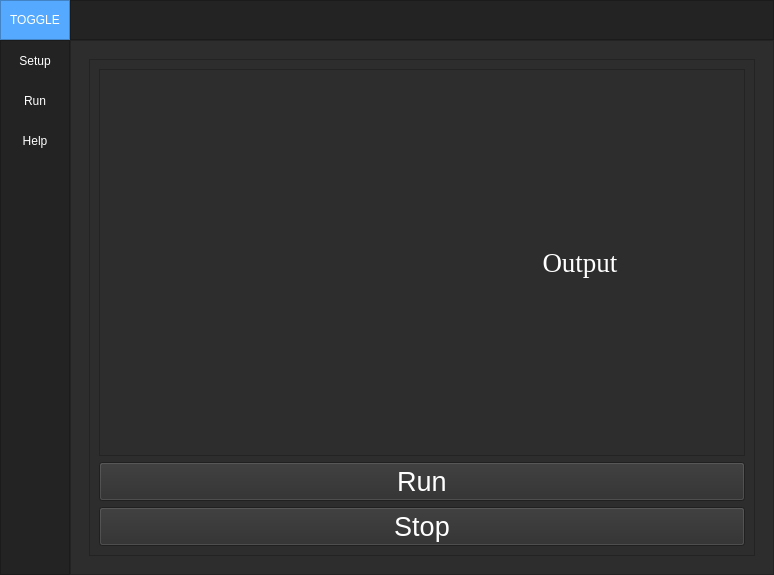
<?xml version="1.0" encoding="UTF-8"?>
<ui version="4.0">
 <class>MainWindow</class>
 <widget class="QMainWindow" name="MainWindow">
  <property name="geometry">
   <rect>
    <x>0</x>
    <y>0</y>
    <width>774</width>
    <height>575</height>
   </rect>
  </property>
  <property name="sizePolicy">
   <sizepolicy hsizetype="Preferred" vsizetype="Preferred">
    <horstretch>0</horstretch>
    <verstretch>0</verstretch>
   </sizepolicy>
  </property>
  <property name="windowTitle">
   <string>The Lazy Trader</string>
  </property>
  <property name="styleSheet">
   <string notr="true">background-color: rgb(45, 45, 45);</string>
  </property>
  <widget class="QWidget" name="centralwidget">
   <layout class="QVBoxLayout" name="verticalLayout">
    <property name="spacing">
     <number>0</number>
    </property>
    <property name="leftMargin">
     <number>0</number>
    </property>
    <property name="topMargin">
     <number>0</number>
    </property>
    <property name="rightMargin">
     <number>0</number>
    </property>
    <property name="bottomMargin">
     <number>0</number>
    </property>
    <item>
     <widget class="QFrame" name="Top_Bar">
      <property name="maximumSize">
       <size>
        <width>16777215</width>
        <height>40</height>
       </size>
      </property>
      <property name="styleSheet">
       <string notr="true">background-color: rgb(35, 35, 35);</string>
      </property>
      <property name="frameShape">
       <enum>QFrame::NoFrame</enum>
      </property>
      <property name="frameShadow">
       <enum>QFrame::Raised</enum>
      </property>
      <layout class="QHBoxLayout" name="horizontalLayout">
       <property name="spacing">
        <number>0</number>
       </property>
       <property name="leftMargin">
        <number>0</number>
       </property>
       <property name="topMargin">
        <number>0</number>
       </property>
       <property name="rightMargin">
        <number>0</number>
       </property>
       <property name="bottomMargin">
        <number>0</number>
       </property>
       <item>
        <widget class="QFrame" name="frame_toggle">
         <property name="maximumSize">
          <size>
           <width>70</width>
           <height>40</height>
          </size>
         </property>
         <property name="styleSheet">
          <string notr="true">background-color: rgb(85, 170, 255);</string>
         </property>
         <property name="frameShape">
          <enum>QFrame::StyledPanel</enum>
         </property>
         <property name="frameShadow">
          <enum>QFrame::Raised</enum>
         </property>
         <layout class="QVBoxLayout" name="verticalLayout_2">
          <property name="spacing">
           <number>0</number>
          </property>
          <property name="leftMargin">
           <number>0</number>
          </property>
          <property name="topMargin">
           <number>0</number>
          </property>
          <property name="rightMargin">
           <number>0</number>
          </property>
          <property name="bottomMargin">
           <number>0</number>
          </property>
          <item>
           <widget class="QPushButton" name="Btn_Toggle">
            <property name="sizePolicy">
             <sizepolicy hsizetype="Expanding" vsizetype="Expanding">
              <horstretch>0</horstretch>
              <verstretch>0</verstretch>
             </sizepolicy>
            </property>
            <property name="styleSheet">
             <string notr="true">color: rgb(255, 255, 255);
border: 0px solid;</string>
            </property>
            <property name="text">
             <string>TOGGLE</string>
            </property>
           </widget>
          </item>
         </layout>
        </widget>
       </item>
       <item>
        <widget class="QFrame" name="frame_top">
         <property name="frameShape">
          <enum>QFrame::StyledPanel</enum>
         </property>
         <property name="frameShadow">
          <enum>QFrame::Raised</enum>
         </property>
        </widget>
       </item>
      </layout>
     </widget>
    </item>
    <item>
     <widget class="QFrame" name="Content">
      <property name="frameShape">
       <enum>QFrame::NoFrame</enum>
      </property>
      <property name="frameShadow">
       <enum>QFrame::Raised</enum>
      </property>
      <layout class="QHBoxLayout" name="horizontalLayout_2">
       <property name="spacing">
        <number>0</number>
       </property>
       <property name="leftMargin">
        <number>0</number>
       </property>
       <property name="topMargin">
        <number>0</number>
       </property>
       <property name="rightMargin">
        <number>0</number>
       </property>
       <property name="bottomMargin">
        <number>0</number>
       </property>
       <item>
        <widget class="QFrame" name="frame_left_menu">
         <property name="minimumSize">
          <size>
           <width>70</width>
           <height>0</height>
          </size>
         </property>
         <property name="maximumSize">
          <size>
           <width>70</width>
           <height>16777215</height>
          </size>
         </property>
         <property name="styleSheet">
          <string notr="true">background-color: rgb(35, 35, 35);</string>
         </property>
         <property name="frameShape">
          <enum>QFrame::StyledPanel</enum>
         </property>
         <property name="frameShadow">
          <enum>QFrame::Raised</enum>
         </property>
         <layout class="QVBoxLayout" name="verticalLayout_3">
          <property name="leftMargin">
           <number>0</number>
          </property>
          <property name="topMargin">
           <number>0</number>
          </property>
          <property name="rightMargin">
           <number>0</number>
          </property>
          <property name="bottomMargin">
           <number>0</number>
          </property>
          <item alignment="Qt::AlignTop">
           <widget class="QFrame" name="frame_top_menus">
            <property name="frameShape">
             <enum>QFrame::NoFrame</enum>
            </property>
            <property name="frameShadow">
             <enum>QFrame::Raised</enum>
            </property>
            <layout class="QVBoxLayout" name="verticalLayout_4">
             <property name="spacing">
              <number>0</number>
             </property>
             <property name="leftMargin">
              <number>0</number>
             </property>
             <property name="topMargin">
              <number>0</number>
             </property>
             <property name="rightMargin">
              <number>0</number>
             </property>
             <property name="bottomMargin">
              <number>0</number>
             </property>
             <item>
              <widget class="QPushButton" name="btn_page_1">
               <property name="minimumSize">
                <size>
                 <width>0</width>
                 <height>40</height>
                </size>
               </property>
               <property name="styleSheet">
                <string notr="true">QPushButton {
	color: rgb(255, 255, 255);
	background-color: rgb(35, 35, 35);
	border: 0px solid;
}
QPushButton:hover {
	background-color: rgb(85, 170, 255);
}</string>
               </property>
               <property name="text">
                <string>Setup</string>
               </property>
              </widget>
             </item>
             <item>
              <widget class="QPushButton" name="btn_page_2">
               <property name="minimumSize">
                <size>
                 <width>0</width>
                 <height>40</height>
                </size>
               </property>
               <property name="styleSheet">
                <string notr="true">QPushButton {
	color: rgb(255, 255, 255);
	background-color: rgb(35, 35, 35);
	border: 0px solid;
}
QPushButton:hover {
	background-color: rgb(85, 170, 255);
}</string>
               </property>
               <property name="text">
                <string>Run</string>
               </property>
              </widget>
             </item>
             <item>
              <widget class="QPushButton" name="btn_page_3">
               <property name="minimumSize">
                <size>
                 <width>0</width>
                 <height>40</height>
                </size>
               </property>
               <property name="styleSheet">
                <string notr="true">QPushButton {
	color: rgb(255, 255, 255);
	background-color: rgb(35, 35, 35);
	border: 0px solid;
}
QPushButton:hover {
	background-color: rgb(85, 170, 255);
}</string>
               </property>
               <property name="text">
                <string>Help</string>
               </property>
              </widget>
             </item>
            </layout>
           </widget>
          </item>
         </layout>
        </widget>
       </item>
       <item>
        <widget class="QFrame" name="frame_pages">
         <property name="frameShape">
          <enum>QFrame::StyledPanel</enum>
         </property>
         <property name="frameShadow">
          <enum>QFrame::Raised</enum>
         </property>
         <layout class="QVBoxLayout" name="verticalLayout_5">
          <item>
           <widget class="QStackedWidget" name="stackedWidget">
            <property name="currentIndex">
             <number>1</number>
            </property>
            <widget class="QWidget" name="page_1">
             <layout class="QVBoxLayout" name="verticalLayout_7">
              <item>
               <widget class="QFrame" name="currencyPairFrame">
                <property name="frameShape">
                 <enum>QFrame::StyledPanel</enum>
                </property>
                <property name="frameShadow">
                 <enum>QFrame::Raised</enum>
                </property>
                <layout class="QVBoxLayout" name="verticalLayout_9">
                 <item>
                  <widget class="QLabel" name="currencyPairsLabel">
                   <property name="autoFillBackground">
                    <bool>false</bool>
                   </property>
                   <property name="text">
                    <string>&lt;html&gt;&lt;head/&gt;&lt;body&gt;&lt;p&gt;&lt;span style=&quot; font-size:20pt; color:#ffffff;&quot;&gt;Currency Pairs:&lt;/span&gt;&lt;/p&gt;&lt;/body&gt;&lt;/html&gt;</string>
                   </property>
                  </widget>
                 </item>
                 <item>
                  <widget class="QGroupBox" name="currencyPairSelection">
                   <property name="font">
                    <font>
                     <pointsize>10</pointsize>
                    </font>
                   </property>
                   <property name="styleSheet">
                    <string notr="true"/>
                   </property>
                   <layout class="QGridLayout" name="gridLayout">
                    <item row="0" column="1">
                     <widget class="QRadioButton" name="AUDCADradioButton">
                      <property name="font">
                       <font>
                        <pointsize>12</pointsize>
                       </font>
                      </property>
                      <property name="styleSheet">
                       <string notr="true">color: rgb(255, 255, 255)</string>
                      </property>
                      <property name="text">
                       <string>AUDCAD</string>
                      </property>
                     </widget>
                    </item>
                    <item row="0" column="0">
                     <widget class="QRadioButton" name="EURUSDradioButton">
                      <property name="font">
                       <font>
                        <pointsize>12</pointsize>
                       </font>
                      </property>
                      <property name="styleSheet">
                       <string notr="true">color: rgb(255, 255, 255)</string>
                      </property>
                      <property name="text">
                       <string>EURUSD</string>
                      </property>
                     </widget>
                    </item>
                    <item row="1" column="0">
                     <widget class="QRadioButton" name="GBPUSDradioButton">
                      <property name="font">
                       <font>
                        <pointsize>12</pointsize>
                       </font>
                      </property>
                      <property name="styleSheet">
                       <string notr="true">color: rgb(255, 255, 255)</string>
                      </property>
                      <property name="text">
                       <string>GBPUSD</string>
                      </property>
                     </widget>
                    </item>
                    <item row="0" column="2">
                     <widget class="QRadioButton" name="USDCADradioButton">
                      <property name="font">
                       <font>
                        <pointsize>12</pointsize>
                       </font>
                      </property>
                      <property name="styleSheet">
                       <string notr="true">color: rgb(255, 255, 255)</string>
                      </property>
                      <property name="text">
                       <string>USDCAD</string>
                      </property>
                     </widget>
                    </item>
                    <item row="1" column="1">
                     <widget class="QRadioButton" name="USDCHFradioButton">
                      <property name="font">
                       <font>
                        <pointsize>12</pointsize>
                       </font>
                      </property>
                      <property name="styleSheet">
                       <string notr="true">color: rgb(255, 255, 255)</string>
                      </property>
                      <property name="text">
                       <string>USDCHF</string>
                      </property>
                     </widget>
                    </item>
                    <item row="1" column="2">
                     <widget class="QRadioButton" name="USDJPYradioButton">
                      <property name="font">
                       <font>
                        <pointsize>12</pointsize>
                       </font>
                      </property>
                      <property name="styleSheet">
                       <string notr="true">color: rgb(255, 255, 255)</string>
                      </property>
                      <property name="text">
                       <string>USDJPY</string>
                      </property>
                     </widget>
                    </item>
                   </layout>
                  </widget>
                 </item>
                </layout>
               </widget>
              </item>
              <item>
               <widget class="QFrame" name="timeFrame">
                <property name="frameShape">
                 <enum>QFrame::StyledPanel</enum>
                </property>
                <property name="frameShadow">
                 <enum>QFrame::Raised</enum>
                </property>
                <layout class="QVBoxLayout" name="verticalLayout_10">
                 <item>
                  <widget class="QLabel" name="timeFrameLabel">
                   <property name="autoFillBackground">
                    <bool>false</bool>
                   </property>
                   <property name="text">
                    <string>&lt;html&gt;&lt;head/&gt;&lt;body&gt;&lt;p&gt;&lt;span style=&quot; font-size:20pt; color:#ffffff;&quot;&gt;Time Frame:&lt;/span&gt;&lt;/p&gt;&lt;/body&gt;&lt;/html&gt;</string>
                   </property>
                  </widget>
                 </item>
                 <item>
                  <widget class="QGroupBox" name="timeFrameSelection">
                   <property name="font">
                    <font>
                     <pointsize>10</pointsize>
                    </font>
                   </property>
                   <property name="styleSheet">
                    <string notr="true"/>
                   </property>
                   <layout class="QGridLayout" name="gridLayout_2">
                    <item row="1" column="2">
                     <widget class="QRadioButton" name="d_1radioButton">
                      <property name="font">
                       <font>
                        <pointsize>12</pointsize>
                       </font>
                      </property>
                      <property name="styleSheet">
                       <string notr="true">color: rgb(255, 255, 255)</string>
                      </property>
                      <property name="text">
                       <string>1 Day</string>
                      </property>
                     </widget>
                    </item>
                    <item row="0" column="2">
                     <widget class="QRadioButton" name="h_1radioButton">
                      <property name="font">
                       <font>
                        <pointsize>12</pointsize>
                       </font>
                      </property>
                      <property name="styleSheet">
                       <string notr="true">color: rgb(255, 255, 255)</string>
                      </property>
                      <property name="text">
                       <string>1 Hour</string>
                      </property>
                     </widget>
                    </item>
                    <item row="0" column="1">
                     <widget class="QRadioButton" name="m_15radioButton">
                      <property name="font">
                       <font>
                        <pointsize>12</pointsize>
                       </font>
                      </property>
                      <property name="styleSheet">
                       <string notr="true">color: rgb(255, 255, 255)</string>
                      </property>
                      <property name="text">
                       <string>15 Minute</string>
                      </property>
                     </widget>
                    </item>
                    <item row="0" column="0">
                     <widget class="QRadioButton" name="m_1radioButton">
                      <property name="font">
                       <font>
                        <pointsize>12</pointsize>
                       </font>
                      </property>
                      <property name="styleSheet">
                       <string notr="true">color: rgb(255, 255, 255)</string>
                      </property>
                      <property name="text">
                       <string>1 Minute</string>
                      </property>
                     </widget>
                    </item>
                    <item row="1" column="1">
                     <widget class="QRadioButton" name="m_30radioButton">
                      <property name="font">
                       <font>
                        <pointsize>12</pointsize>
                       </font>
                      </property>
                      <property name="styleSheet">
                       <string notr="true">color: rgb(255, 255, 255)</string>
                      </property>
                      <property name="text">
                       <string>30 Minute</string>
                      </property>
                     </widget>
                    </item>
                    <item row="1" column="0">
                     <widget class="QRadioButton" name="m_5radioButton">
                      <property name="font">
                       <font>
                        <pointsize>12</pointsize>
                       </font>
                      </property>
                      <property name="styleSheet">
                       <string notr="true">color: rgb(255, 255, 255)</string>
                      </property>
                      <property name="text">
                       <string>5 Minute</string>
                      </property>
                     </widget>
                    </item>
                   </layout>
                  </widget>
                 </item>
                </layout>
               </widget>
              </item>
             </layout>
            </widget>
            <widget class="QWidget" name="page_2">
             <layout class="QVBoxLayout" name="verticalLayout_6">
              <item>
               <widget class="QFrame" name="frame">
                <property name="frameShape">
                 <enum>QFrame::StyledPanel</enum>
                </property>
                <property name="frameShadow">
                 <enum>QFrame::Raised</enum>
                </property>
                <layout class="QVBoxLayout" name="verticalLayout_11">
                 <item>
                  <widget class="QFrame" name="frame_2">
                   <property name="frameShape">
                    <enum>QFrame::StyledPanel</enum>
                   </property>
                   <property name="frameShadow">
                    <enum>QFrame::Raised</enum>
                   </property>
                   <layout class="QGridLayout" name="gridLayout_3">
                    <item row="0" column="0">
                     <widget class="QLabel" name="label_2">
                      <property name="sizePolicy">
                       <sizepolicy hsizetype="Preferred" vsizetype="Preferred">
                        <horstretch>0</horstretch>
                        <verstretch>0</verstretch>
                       </sizepolicy>
                      </property>
                      <property name="font">
                       <font>
                        <pointsize>40</pointsize>
                       </font>
                      </property>
                      <property name="styleSheet">
                       <string notr="true">color: #FFF;</string>
                      </property>
                      <property name="text">
                       <string/>
                      </property>
                      <property name="pixmap">
                       <pixmap>Images/logo.png</pixmap>
                      </property>
                      <property name="scaledContents">
                       <bool>true</bool>
                      </property>
                      <property name="wordWrap">
                       <bool>false</bool>
                      </property>
                     </widget>
                    </item>
                    <item row="0" column="1">
                     <widget class="QLabel" name="label_3">
                      <property name="font">
                       <font>
                        <family>Georgia</family>
                        <pointsize>16</pointsize>
                       </font>
                      </property>
                      <property name="styleSheet">
                       <string notr="true">color: rgb(255, 255, 255)</string>
                      </property>
                      <property name="text">
                       <string>&lt;html&gt;&lt;head/&gt;&lt;body&gt;&lt;p align=&quot;center&quot;&gt;&lt;span style=&quot; font-size:20pt;&quot;&gt;Output&lt;/span&gt;&lt;/p&gt;&lt;/body&gt;&lt;/html&gt;</string>
                      </property>
                     </widget>
                    </item>
                   </layout>
                  </widget>
                 </item>
                 <item>
                  <widget class="QPushButton" name="runButton">
                   <property name="font">
                    <font>
                     <pointsize>20</pointsize>
                    </font>
                   </property>
                   <property name="styleSheet">
                    <string notr="true">color: rgb(255, 255, 255)</string>
                   </property>
                   <property name="text">
                    <string>Run</string>
                   </property>
                  </widget>
                 </item>
                 <item>
                  <widget class="QPushButton" name="stopButton">
                   <property name="enabled">
                    <bool>true</bool>
                   </property>
                   <property name="font">
                    <font>
                     <pointsize>20</pointsize>
                    </font>
                   </property>
                   <property name="styleSheet">
                    <string notr="true">color: rgb(255, 255, 255)</string>
                   </property>
                   <property name="text">
                    <string>Stop</string>
                   </property>
                  </widget>
                 </item>
                </layout>
               </widget>
              </item>
             </layout>
            </widget>
            <widget class="QWidget" name="page_3">
             <layout class="QVBoxLayout" name="verticalLayout_8">
              <item>
               <widget class="QLabel" name="label">
                <property name="font">
                 <font>
                  <pointsize>40</pointsize>
                 </font>
                </property>
                <property name="styleSheet">
                 <string notr="true">color: #FFF;</string>
                </property>
                <property name="text">
                 <string>PAGE 3</string>
                </property>
                <property name="alignment">
                 <set>Qt::AlignCenter</set>
                </property>
               </widget>
              </item>
             </layout>
            </widget>
           </widget>
          </item>
         </layout>
        </widget>
       </item>
      </layout>
     </widget>
    </item>
   </layout>
  </widget>
 </widget>
 <resources/>
 <connections/>
</ui>
